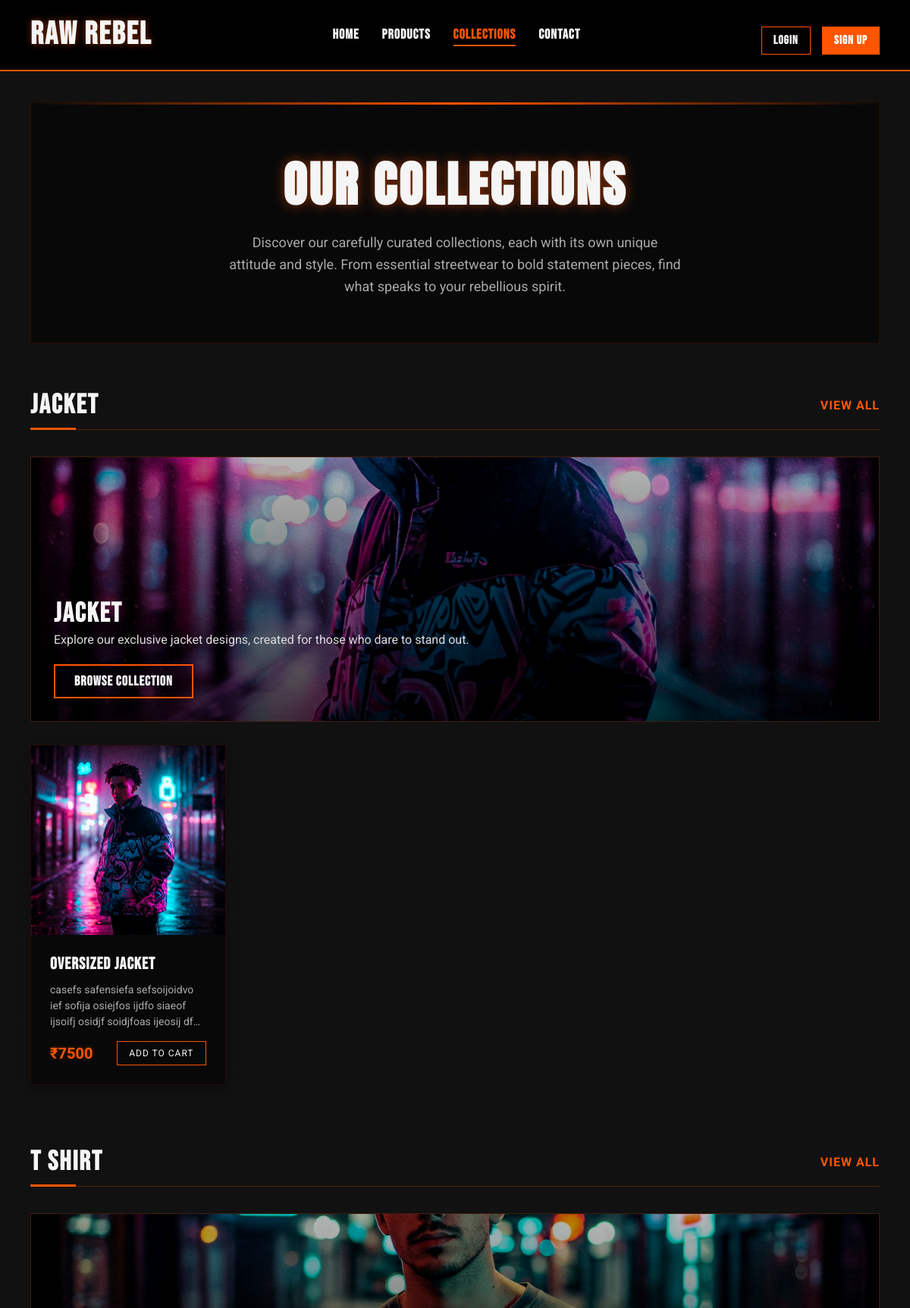
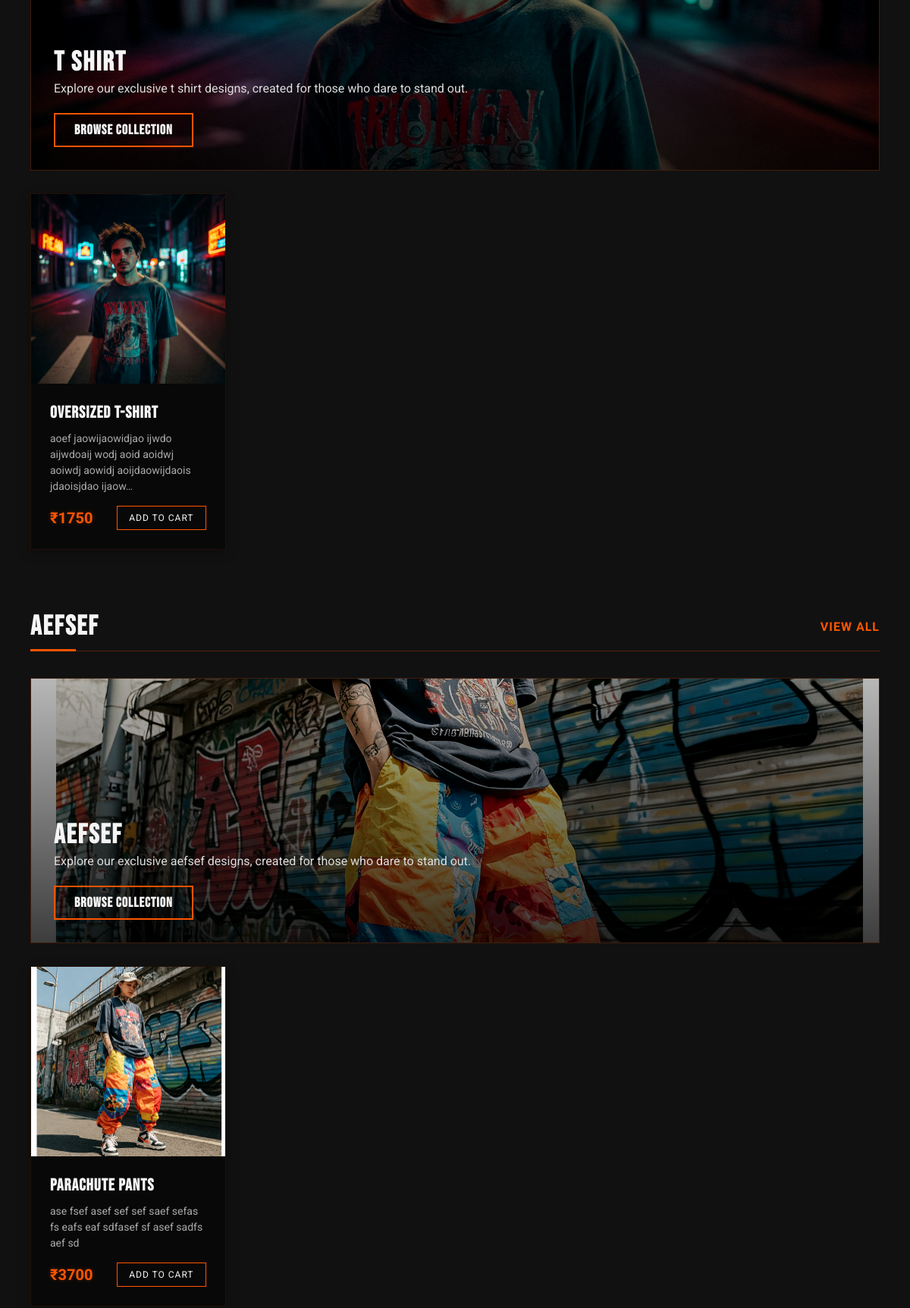
Page /collections/ (upper part) on the committed database (2 pictures, top to bottom).
### shop/models.py (models this page shows, shortened)
class Product(models.Model):
    product_id = models.AutoField
    product_name = models.CharField(max_length=50)
    category = models.CharField(max_length=50, default="")
    subcategory = models.CharField(max_length=50, default="")
    price = models.IntegerField(default=0)
    desc = models.CharField(max_length=300)
    pub_date = models.DateField()
    image = models.ImageField(upload_to="shop\image", default="")

### shop/views.py (the view)
# urls.py: path('collections/', views.collections_view, name='collections'),
def collections_view(request):
    categories = Product.objects.values_list('category', flat=True).distinct()
    collections = {}
    for category in categories:
        collections[category] = Product.objects.filter(category=category)[:4]
    context = {
        'collections': collections,
        'categories': categories,
    }
    return render(request, 'shop/collections.html', context)

### shop/templates/shop/collections.html (shortened to what this page needs)
<!DOCTYPE html>
<html lang="en">
<head>
</head>
<body>
  <header>
    <h1>RAW REBEL</h1>
    <nav>
      <ul>
        <li><a href="/homepage">Home</a></li>
        <li><a href="{% url 'products' %}">Products</a></li>
        <li><a href="{% url 'collections' %}" class="active">Collections</a></li>
        <li><a href="{% url 'contact' %}">Contact</a></li>
      </ul>
    </nav>
    <div class="auth-buttons">
      {% if user.is_authenticated %}
        <a href="{% url 'logout' %}" class="auth-btn">Logout</a>
        <span class="welcome-text">Hello, {{ user.username }}</span>
      {% else %}
        <a href="{% url 'login' %}" class="auth-btn">Login</a>
        <a href="{% url 'signup' %}" class="auth-btn signup">Sign Up</a>
      {% endif %}
    </div>
  </header>
  <main>
    <div class="collections-hero">
      <h1 class="page-title">Our Collections</h1>
      <p>Discover our carefully curated collections, each with its own unique attitude and style. From essential streetwear to bold statement pieces, find what speaks to your rebellious spirit.</p>
    </div>
    {% if collections %}
      {% for category, products in collections.items %}
        <section class="collection-section">
          <div class="collection-header">
            <h2 class="collection-title">{{ category }}</h2>
            <a href="{% url 'products' %}?category={{ category }}" class="view-all">View All</a>
          </div>
          {% if products|length > 0 %}
            <div class="collection-image-container">
              <img src="{{ products.0.image.url }}" alt="{{ category }} Collection" class="collection-image">
              <div class="collection-overlay">
                <h2 class="collection-title">{{ category }}</h2>
                <p class="collection-desc">Explore our exclusive {{ category }} designs, created for those who dare to stand out.</p>
                <a href="{% url 'products' %}?category={{ category }}" class="collection-btn">Browse Collection</a>
              </div>
            </div>
            <div class="product-grid">
              {% for product in products %}
                <div class="product">
                  <div class="product-img">
                    <a href="{% url 'details' product.id %}">
                      <img src="{{ product.image.url }}" alt="{{ product.product_name }}">
                    </a>
                  </div>
                  <div class="product-info">
                    <a href="{% url 'details' product.id %}">
                      <h3>{{ product.product_name }}</h3>
                    </a>
                    <p class="product-desc">{{ product.desc|truncatechars:100 }}</p>
                    <div class="product-bottom">
                      <span class="price">₹{{ product.price }}</span>
                      <form action="{% url 'add_to_cart' product.id %}" method="post">
                        <button type="submit" class="add-to-cart">Add to Cart</button>
                      </form>
                    </div>
                  </div>
                </div>
              {% endfor %}
            </div>
          {% else %}
            <div class="empty-collection">
              <p>No products available in this collection yet.</p>
            </div>
          {% endif %}
        </section>
      {% endfor %}
    {% else %}
      <div class="empty-collection">
        <p>No collections available yet. Check back soon!</p>
      </div>
    {% endif %}
  </main>
</body>
</html>

### rows in the picture
Product: category "JACKET", image (picture), category "jacket", product_name "OVERSIZED JACKET", desc "casefs safensiefa sefsoijoidvo ief sofija osiejfos ijdfo siaeof ijsoifj osidjf soidjfoas ijeosij df…", price "7500"
Product: category "T SHIRT", image (picture), category "t shirt", product_name "OVERSIZED T-SHIRT", desc "aoef jaowijaowidjao ijwdo aijwdoaij wodj aoid aoidwj aoiwdj aowidj aoijdaowijdaois jdaoisjdao ijaow…", price "1750"
Product: category "AEFSEF", image (picture), category "aefsef", product_name "PARACHUTE PANTS", desc "ase fsef asef sef sef saef sefas fs eafs eaf sdfasef sf asef sadfs aef sd", price "3700"
